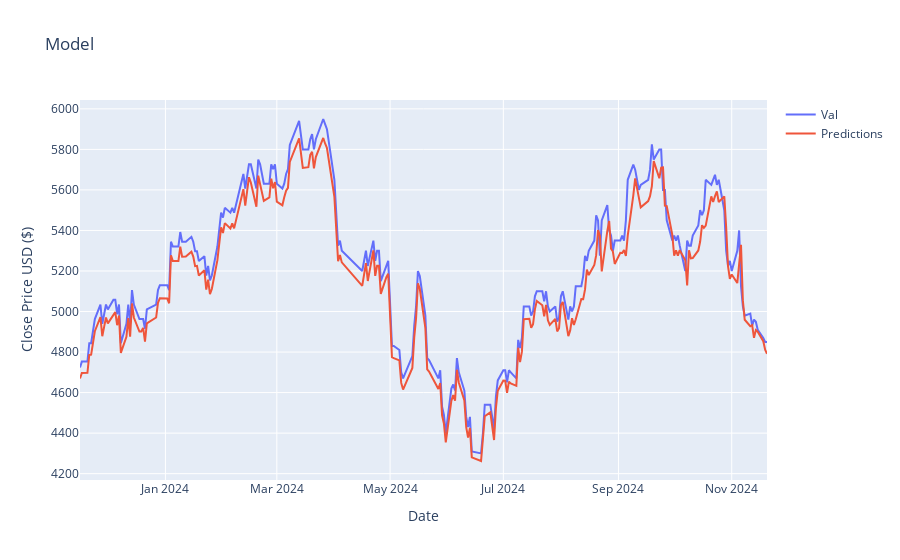

Write notebook code for a chart like this one.
### Code cell
from plotly import graph_objs as go

fig = go.Figure()

fig.add_trace(go.Scatter(x=valid['date'], y=valid['Close'], mode='lines', name='Val'))
fig.add_trace(go.Scatter(x=valid['date'], y=valid['Predictions'], mode='lines', name='Predictions'))

fig.update_layout(title='Model',
                        xaxis_title='Date',
                        yaxis_title='Close Price USD ($)')
fig.show()

### Figure 1 — Plotly figure (JSON) as saved in the notebook; plotly's stock layout.template omitted (floating-point values rounded to 4 significant figures; data arrays with more than 128 entries replaced by an {"elided": "..."} marker saying what was removed)
{"data": [{"mode": "lines", "name": "Val", "type": "scatter", "x": {"elided": "242 str values"}, "y": {"elided": "242 float values"}}, {"mode": "lines", "name": "Predictions", "type": "scatter", "x": {"elided": "242 str values"}, "y": {"elided": "242 float values"}}], "layout": {"title": {"text": "Model"}, "xaxis": {"title": {"text": "Date"}}, "yaxis": {"title": {"text": "Close Price USD ($)"}}}}
